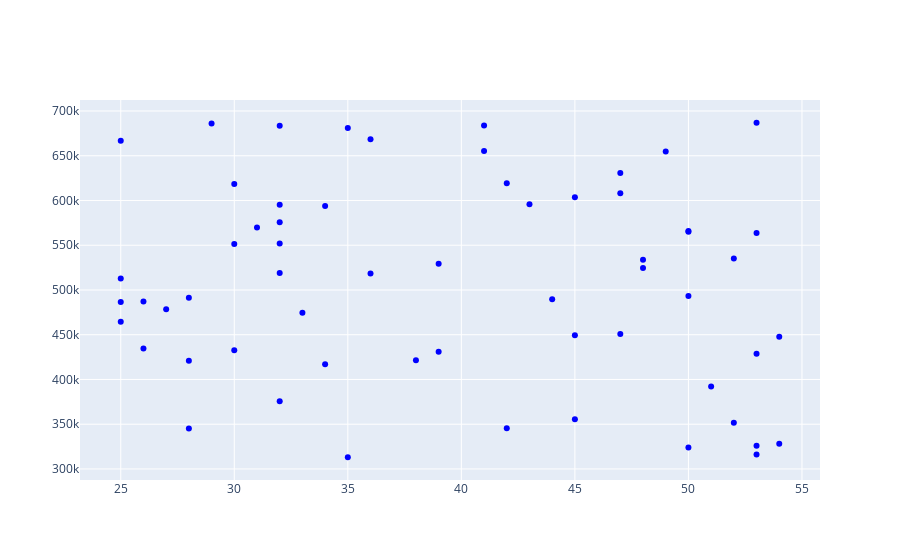

Notebook code cell kept with this figure:
### Code cell
fig.add_trace(
    go.Scatter(
        x=age_array, y=income_array, 
        mode="markers", # scatter mode
        marker=dict(color="blue")
    )
)

fig.show()
